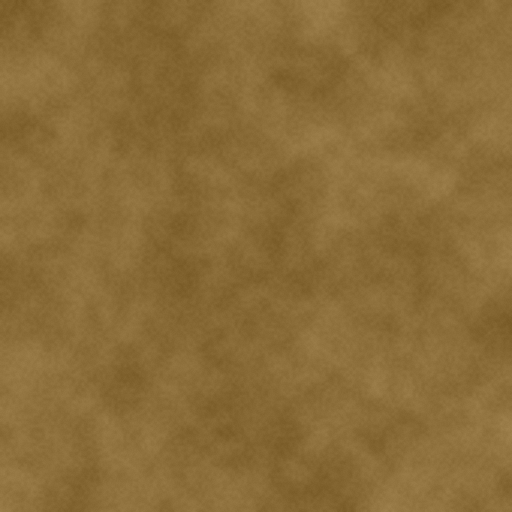
#> input picture tools/blender/archer/texture_sources/brass.png, 512 x 512 px
$ python -i prepare.py   (imports and definitions only)
#> lines starting #> are read from the running program, lines starting #| are printed output that depends on the picture
#> further down, picture is the input picture: PIL image 512x512 RGB; mean R, G, B 138.4, 108.4, 56.4
"""Pack the ground maps into mipmapped KTX2 textures.

Requires NumPy, Pillow and Khronos toktx 4.4.2. Run from any directory:
python3 assets/terrain/prepare.py --downloads /tmp/terrain-downloads --toktx toktx
Source JPEGs must match sources.json. Download URLs and checksums are in that file.
"""

import argparse
import hashlib
import json
from pathlib import Path
import subprocess
import tempfile

from PIL import Image
import numpy as np


def pasture_detail(source):
    """Keep neutral grass detail; landscape color comes from the coverage map."""
    srgb = np.asarray(source.convert("RGB"), dtype=np.float32) / 255.0
    linear = np.where(srgb <= 0.04045, srgb / 12.92, ((srgb + 0.055) / 1.055) ** 2.4)
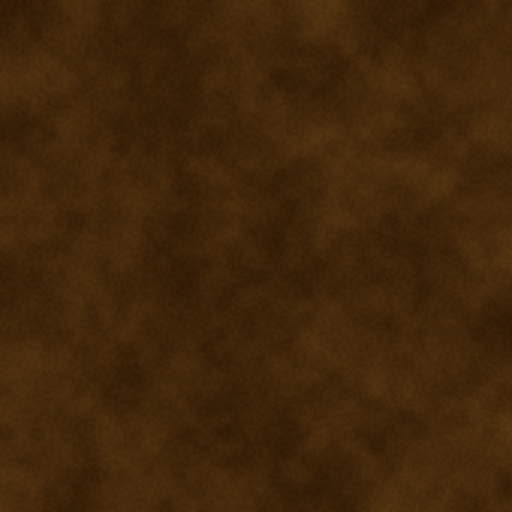
#> linear: shape (512, 512, 3) float32; mean R, G, B 0.256, 0.152, 0.0406
    luminance = linear @ np.array([0.2126, 0.7152, 0.0722])
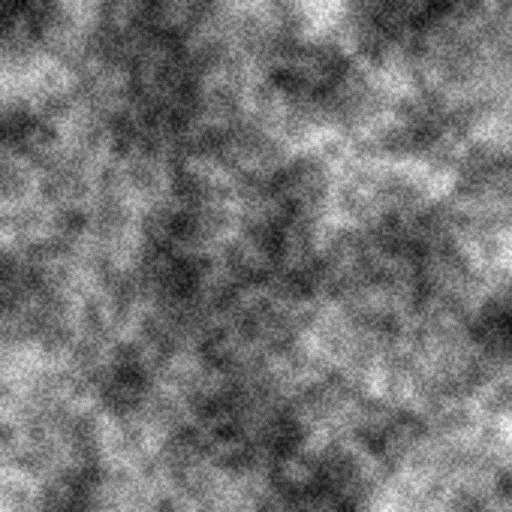
#> luminance: shape (512, 512) float64; min 0.107, max 0.236, mean 0.166; drawn with min black and max white
    log_light = np.log(np.maximum(luminance, 0.001))
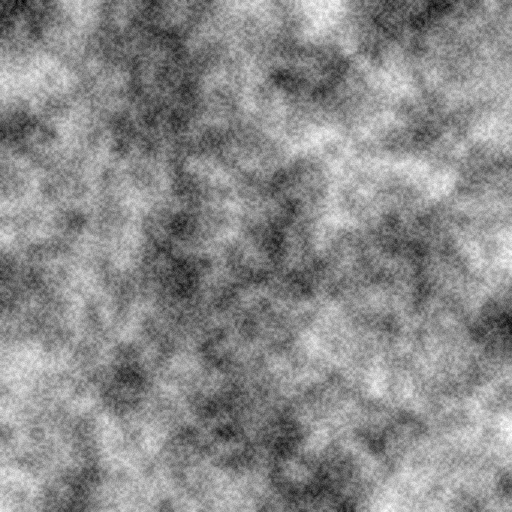
#> log_light: shape (512, 512) float64; min -2.23, max -1.44, mean -1.8; drawn with min black and max white
    height, width = luminance.shape
#> height = 512; width = 512
    fy = np.fft.fftfreq(height)[:, None]
    fx = np.fft.fftfreq(width)[None, :]
    # Periodic filtering preserves the tile seam. The 32-pixel radius removes
    # broad lighting and color variation from the 1K source tile.
    gaussian = np.exp(-2.0 * np.pi ** 2 * 32.0 ** 2 * (fx * fx + fy * fy))
    low = np.fft.ifft2(np.fft.fft2(log_light) * gaussian).real
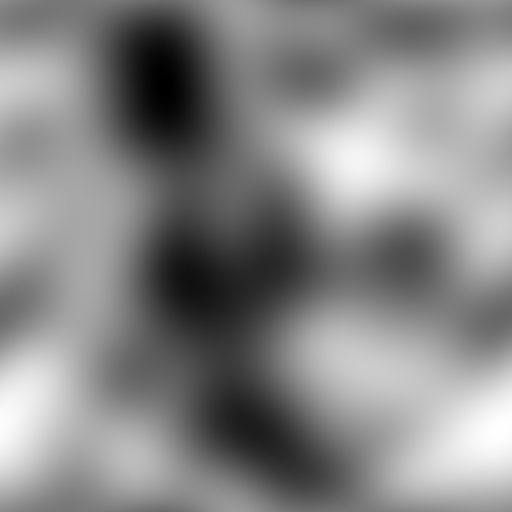
#> low: shape (512, 512) float64; min -1.92, max -1.7, mean -1.8; drawn with min black and max white
    neutral = np.clip(0.5 + (log_light - low) * 0.3, 0.02, 0.98)
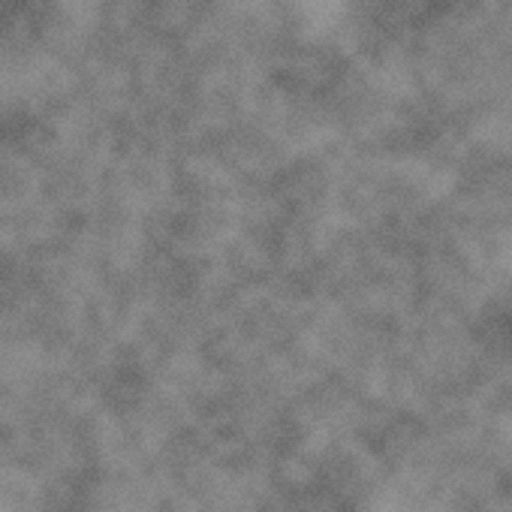
#> neutral: shape (512, 512) float64; min 0.373, max 0.604, mean 0.5
    encoded = np.where(neutral <= 0.0031308, neutral * 12.92,
                       1.055 * neutral ** (1.0 / 2.4) - 0.055)
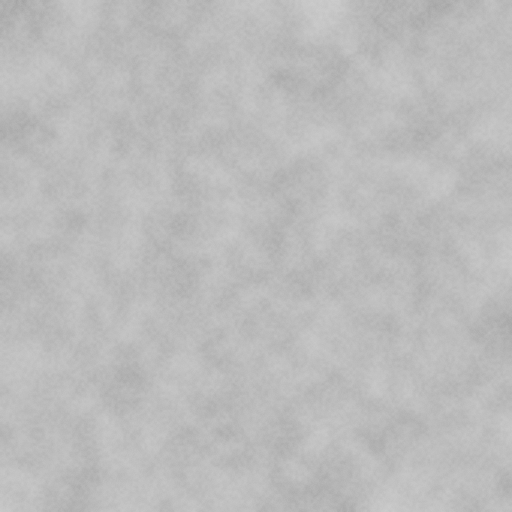
#> encoded: shape (512, 512) float64; min 0.644, max 0.8, mean 0.735
    pixels = np.round(encoded * 255.0).astype(np.uint8)
    return Image.fromarray(pixels).convert("RGBA")


# [43 lines left out: function main, not called in this run]


# [2 lines not run here, left out]

>>> from PIL import Image
>>> picture = Image.open('../../tools/blender/archer/texture_sources/brass.png')
>>> result = pasture_detail(picture)
